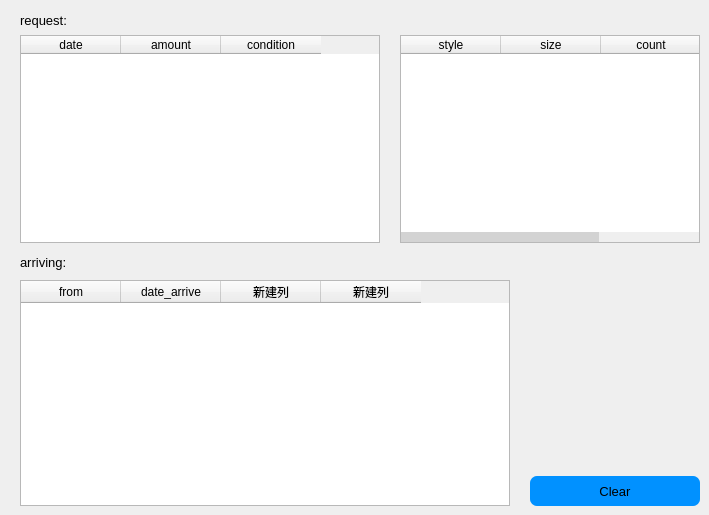
       <widget class="QWidget" name="page_message">
        <widget class="QLabel" name="label_3">
         <property name="geometry">
          <rect>
           <x>20</x>
           <y>10</y>
           <width>80</width>
           <height>20</height>
          </rect>
         </property>
         <property name="font">
          <font>
           <pointsize>10</pointsize>
          </font>
         </property>
         <property name="text">
          <string>request:</string>
         </property>
        </widget>
        <widget class="QTableWidget" name="tableWidget_allRequests">
         <property name="geometry">
          <rect>
           <x>20</x>
           <y>35</y>
           <width>360</width>
           <height>208</height>
          </rect>
         </property>
         <property name="styleSheet">
          <string notr="true">QScrollBar{background:transparent; height:10px;}
QScrollBar::handle{background:lightgray; border:0px;}
QScrollBar::handle:hover{background:gray;}
QScrollBar::sub-line{background:transparent;}
QScrollBar::add-line{background:transparent;}
</string>
         </property>
         <attribute name="verticalHeaderVisible">
          <bool>false</bool>
         </attribute>
         <column>
          <property name="text">
           <string>date</string>
          </property>
         </column>
         <column>
          <property name="text">
           <string>amount</string>
          </property>
         </column>
         <column>
          <property name="text">
           <string>condition</string>
          </property>
         </column>
        </widget>
        <widget class="QTableWidget" name="tableWidget_requestDetail">
         <property name="geometry">
          <rect>
           <x>400</x>
           <y>35</y>
           <width>300</width>
           <height>208</height>
          </rect>
         </property>
         <property name="styleSheet">
          <string notr="true">QScrollBar{background:transparent; height:10px;}
QScrollBar::handle{background:lightgray; border:0px;}
QScrollBar::handle:hover{background:gray;}
QScrollBar::sub-line{background:transparent;}
QScrollBar::add-line{background:transparent;}
</string>
         </property>
         <column>
          <property name="text">
           <string>style</string>
          </property>
         </column>
         <column>
          <property name="text">
           <string>size</string>
          </property>
         </column>
         <column>
          <property name="text">
           <string>count</string>
          </property>
         </column>
        </widget>
        <widget class="QPushButton" name="pushButton_sell_2">
         <property name="geometry">
          <rect>
           <x>530</x>
           <y>476</y>
           <width>170</width>
           <height>30</height>
          </rect>
         </property>
         <property name="font">
          <font>
           <pointsize>10</pointsize>
          </font>
         </property>
         <property name="styleSheet">
          <string notr="true">QPushButton{
	color:rgb(0, 0, 0);
	background-color: rgb(1, 145, 255);
	border:0px;
	border-radius:7px; 
}
QPushButton:hover{
	background-color:rgb(126, 143, 255);
}</string>
         </property>
         <property name="text">
          <string>Clear</string>
         </property>
        </widget>
        <widget class="QTableWidget" name="tableWidget_arriving">
         <property name="geometry">
          <rect>
           <x>20</x>
           <y>280</y>
           <width>490</width>
           <height>226</height>
          </rect>
         </property>
         <column>
          <property name="text">
           <string>from</string>
          </property>
         </column>
         <column>
          <property name="text">
           <string>date_arrive</string>
          </property>
         </column>
         <column>
          <property name="text">
           <string>新建列</string>
          </property>
         </column>
         <column>
          <property name="text">
           <string>新建列</string>
          </property>
         </column>
        </widget>
        <widget class="QLabel" name="label_13">
         <property name="geometry">
          <rect>
           <x>20</x>
           <y>252</y>
           <width>80</width>
           <height>20</height>
          </rect>
         </property>
         <property name="font">
          <font>
           <pointsize>10</pointsize>
          </font>
         </property>
         <property name="text">
          <string>arriving:</string>
         </property>
        </widget>
       </widget>
